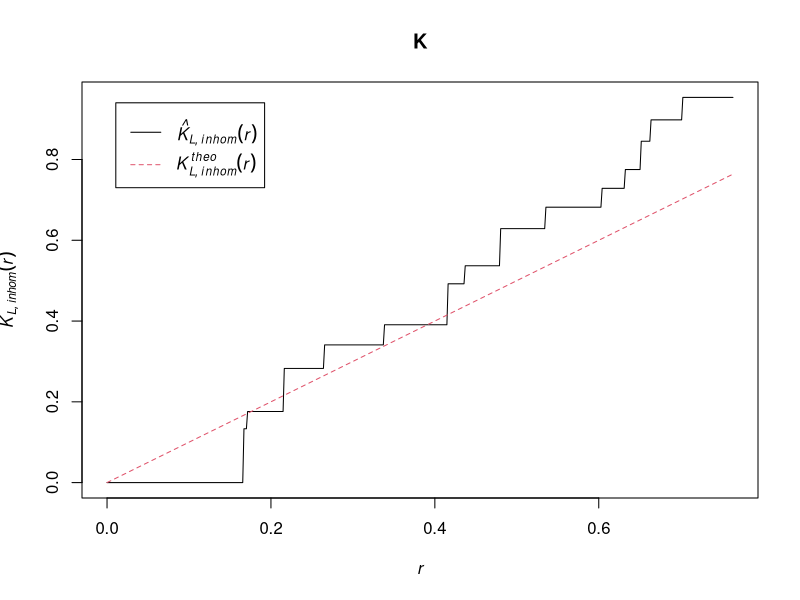

Here is the R script that generated this plot:
library(spatstat)


### Name: linearKinhom
### Title: Inhomogeneous Linear K Function
### Aliases: linearKinhom
### Keywords: spatial nonparametric

### ** Examples

  data(simplenet)
  X <- rpoislpp(5, simplenet)
  fit <- lppm(X ~x)
  K <- linearKinhom(X, lambda=fit)
  plot(K)
